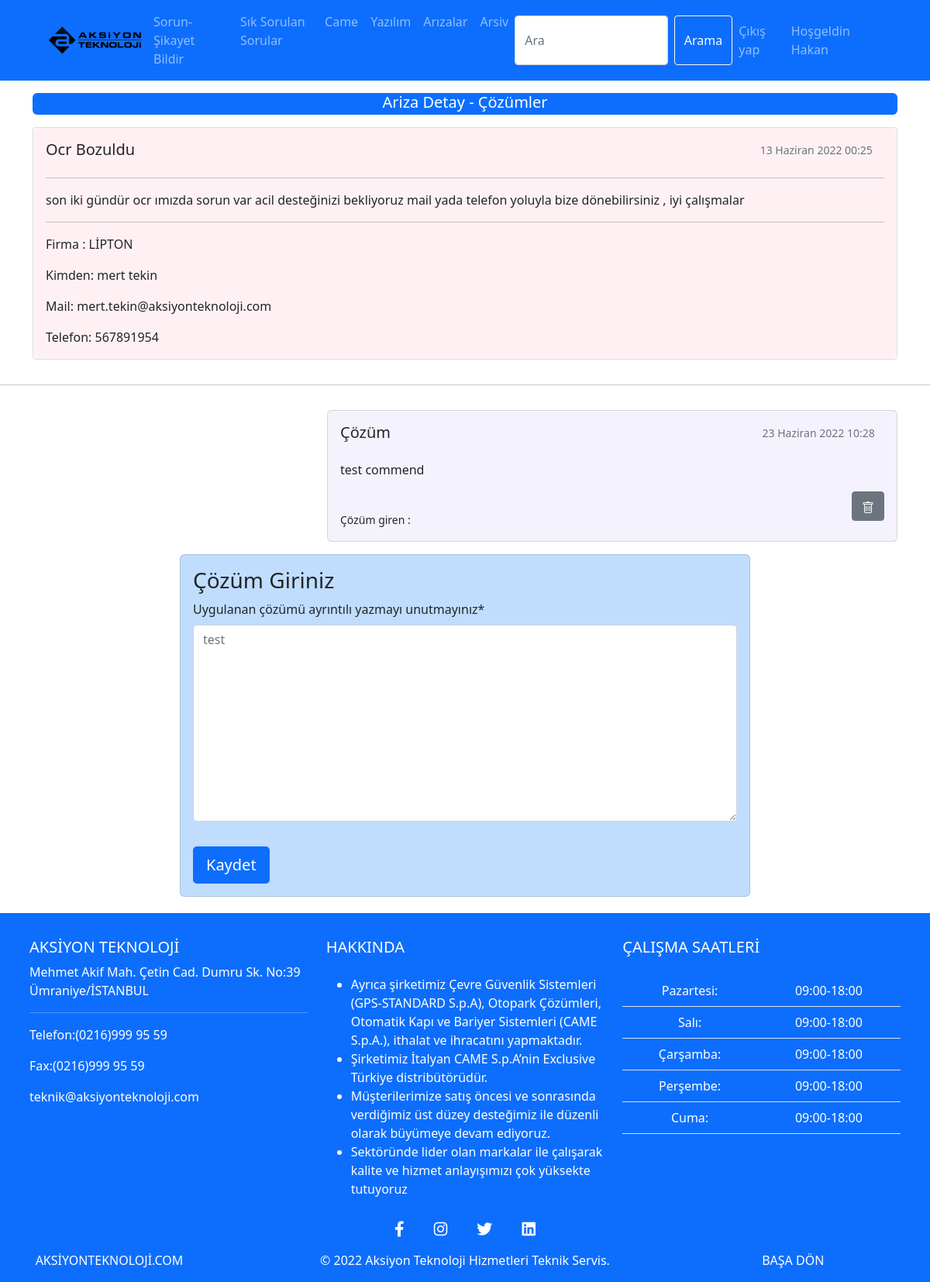
The app's page /ariza/detay/ocr-bozuldu-1 (signed in) with its own data.
### tickets/models.py (models this page shows, shortened)
class Ariza(models.Model):
    gelenMail = models.CharField(max_length=50)
    gelenAdSoyad = models.CharField(max_length=50)
    gelenTelefon = models.CharField(max_length=12)
    gelenKonu = models.CharField(max_length=50)
    gelenAciklama = models.TextField(max_length=2000)
    slug = models.SlugField(null=True,
                            db_index=True, blank=True, editable=False, unique=True)
    firma_bilgi = models.ForeignKey(
        Firma, null=True, on_delete=models.CASCADE, blank=True, default=35, editable=False)
    update_time = models.DateTimeField(auto_now_add=False, auto_now=True)
    create_time = models.DateTimeField(auto_now_add=True, auto_now=False)
    CozumVarMı = models.BooleanField(default=False)
    Arsivmi = models.BooleanField(default=False)

class Firma(models.Model):
    FirmaName = models.CharField(max_length=100, null=True, blank=True)
    FirmaYetkilisi = models.CharField(max_length=50, null=True, blank=True)
    FirmaİletisimMail = models.CharField(max_length=50, null=True, blank=True)
    FirmaİletisimTelefon = models.CharField(
        max_length=50, null=True, blank=True)
    slug = models.SlugField(null=False,
                            db_index=True, blank=True, editable=False)
    def __str__(self):
        return f"{self.FirmaName}"

class Comment(models.Model):
    hangi_ariza = models.ForeignKey(
        Ariza, on_delete=models.CASCADE, related_name='comments')
    göndericiUser = UserForeignKey(auto_user_add=True)
    yorum = models.TextField()
    created_on = models.DateTimeField(auto_now_add=True)
    active = models.BooleanField(default=True)
    class Meta:
        ordering = ['created_on']

### tickets/views.py (the view)
# urls.py: path('ariza/detay/<slug:slug>', views.arizaDetay, name="arizaDetay"),
def arizaDetay(request, slug):
    if request.user.is_authenticated:
        template_name = 'arizaDetay.html'
        hangi_ariza = get_object_or_404(Ariza, slug=slug)
        comments = hangi_ariza.comments.filter(active=True)
        new_comment = None
        if request.method == "POST":
            comment_form = CommentForm(data=request.POST)
            if comment_form.is_valid():
                hangi_ariza.CozumVarMı = True
                new_comment = comment_form.save(commit=False)
                new_comment.hangi_ariza = hangi_ariza
                hangi_ariza.save()
                new_comment.save()
                return redirect("arizalar")
        else:
            comment_form = CommentForm()
        detayid = Ariza.objects.get(slug=slug)
        return render(request, template_name, {
            "detayid": detayid,
            'post': hangi_ariza,
            'comments': comments,
            'new_comment': new_comment,
            'comment_form': comment_form,
        })
    else:
        return redirect("tickets")

### tickets/forms.py
class CommentForm(forms.ModelForm):
    class Meta:
        model = Comment
        fields = ('yorum',)
        labels = {
            "yorum": "Uygulanan çözümü ayrıntılı yazmayı unutmayınız",
        }
        widgets = {
            "yorum": widgets.Textarea(attrs={"class": "form-control", "placeholder": "test"}),
        }

### tickets/templates/arizaDetay.html (shortened to what this page needs)
{% extends "basee.html" %}
{% block content %}
{% load crispy_forms_tags %}
    {% include 'partials/_navbar.html' %}
    <div class=" container mt-3">
        <div class="row">
            <div class="col-12">
              <h5 class="bas text-center mb-3">Ariza Detay - Çözümler</h5>
              <div class="card mb-3">
                  <div class="row g-0">
                    <div class="col-md-12">
                      <div class="anamesaj card-body">
                        <div class="row">
                          <div class="col-10">
                            <h5 class="card-title">{{detayid.gelenKonu}}</h5>
                          </div>
                              <div class="col-2 ">
                              <p  class="card-text " ><small  class="text-muted" >{{detayid.create_time}}</small></p>                              </div>
                         </div>
                              <hr>
                              <p class="card-text">{{detayid.gelenAciklama|safe}}</p>
                              <hr>
                              <p class="card-text">Firma : {{detayid.firma_bilgi}}</p>
                              <p class="card-text">Kimden: {{detayid.gelenAdSoyad}}</p>
                              <p class="card-text">Mail: {{detayid.gelenMail}}</p>
                              <p class="card-text">Telefon: {{detayid.gelenTelefon}} </p>
                      </div>
                    </div>
                  </div>
                </div>
            </div>
        </div>
    </div>
     <hr>
        <div class="container mt-3">
          <div class="row">
            <div class="col-4">
            </div>
            <div class="col-8">
              {% for comment in comments %}
              {% if comment.active == 1 %}
             <div class="cözümmesaj card mt-3">
              <div class="card-body">
                <div class="row">
                  <div class="col-9">
                   <h5 class="card-title">Çözüm</h5>
                  </div>
                  <div class="col-3">
                    <small class="text-muted">       {{ comment.created_on }} </small>
                  </div>
                </div>
                <p class="card-text">       {{ comment.yorum | linebreaks }}</p>
                <div class="row">
                  <div class="col-10">
                  <small> <br class="text-muted">  Çözüm giren : {{comment.göndericiUser }} </br></small>
                  </div>
                  <div class="col-2" style="float:right;" >
                    <form id="yorum-sil" action="" method="post">
                    <a href="{% url 'yorumSil' comment.id %}">
                    <button  type="button" class="btn btn-secondary " style="float:right;">
                    </button>
                  </a>
                  </form>
                  </div>
                </div>
              </div>
            </div>
            {% endif %}
           {% endfor %}
          </div>
      </div>
    </div>
    <div class="container mt-3">
    <div class="row">
      <div class="col-2"></div>
      <div class="col-8">
        <div class="newmesaj card mb-3">
            <div class="row g-0">
              <div class="col-md-12">
                <div class=" card-body">
                  {% if new_comment %}
                  <div class="alert alert-success" role="alert">
                    Çözümünüz Alınmıştır
                  </div>
                  {% else %}
                  <h3>Çözüm Giriniz</h3>
                  <form id="yorum-ekle" method="post" style="margin-top: 0.5em;">
                    {{ comment_form | crispy }}
                    <button type="submit" class="btn btn-primary  btn-lg mt-3">Kaydet</button>
                  </form>
                  {% endif %}
                </div>
              </div>
            </div>
          </div>
        </div>
      <div class="col-2"></div>
      </div>
    </div>
    {% endblock %}

### templates/basee.html (shortened to what this page needs)
{% load static %}
<!DOCTYPE html>
<html lang="tr">
    <link rel="stylesheet" href="{% static 'css/bootstrap.min.css' %}">
    <link rel="stylesheet" href="{% static 'css/font-awesome.css' %}">
    <link rel="stylesheet" href="{% static 'css//all.min.css' %}">
    <link
  href="http://cdnjs.cloudflare.com/ajax/libs/font-awesome/4.3.0/css/font-awesome.css"
  rel="stylesheet"  type='text/css'>
     <link rel="stylesheet" href="https://cdnjs.cloudflare.com/ajax/libs/font-awesome/6.1.1/css/all.min.css">
</head>
<body>
    {% block content %}  {% endblock %}
</body>
<footer class="hidden-mobile bottom text-white text-center bg-primary">
    <div class="row text-white">
        <div class="col-3 text-white text-center " >
           <a href="https://aksiyonteknoloji.com/" style="color:#ffffff;text-decoration: none;" target="blank" class="text-uppercase mb-4">aksiyonteknoloji.com</a>
        </div>
        <div class="col-6 text-center">
            <p>© 2022 Aksiyon Teknoloji Hizmetleri Teknik Servis.  </p>
        </div>
        <div class="col-3 text-white text-center">
            <p class="float-end"><a href="#">Başa Dön</a></p>
           <a href="#" style="color:#ffffff;text-decoration: none;" taget="blank" class="text-uppercase mb-4">Başa Dön</a>
        </div>
    </div>
</footer>
    <footer class="bottom2 text-white text-center text-lg-start bg-primary">
    <div class="container p-2">
      <div class="row mt-4">
        <div class="col-lg-4 mb-md-0 text-white">
         <h5>  <a href="https://aksiyonteknoloji.com/" style="color:#ffffff;text-decoration: none;" taget="blank" class="text-uppercase mb-4">AKSİYON TEKNOLOJİ </a> </h5>
          <p>
            Mehmet Akif Mah. Çetin Cad. Dumru Sk. No:39 Ümraniye/İSTANBUL
          </p>
          <hr>
          <p>Telefon:(0216)999 95 59</p>
          <p>Fax:(0216)999 95 59</p>
          <p>teknik@aksiyonteknoloji.com</p>
        </div>
        <div class="col-lg-4 col-md-6 mb-md-0">
          <h5 class="text-uppercase mb-4">Hakkında</h5>
          <table class="table text-center text-white">
            <p>
              <ul>
                <li>
                  Ayrıca şirketimiz Çevre Güvenlik Sistemleri (GPS-STANDARD S.p.A), Otopark Çözümleri, Otomatik Kapı ve Bariyer Sistemleri (CAME S.p.A.), ithalat ve ihracatını yapmaktadır.
                </li>
                <li>
                  Şirketimiz İtalyan CAME S.p.A’nin Exclusive Türkiye distribütörüdür.
                </li>
                <li>
                  Müşterilerimize satış öncesi ve sonrasında verdiğimiz üst düzey desteğimiz ile düzenli olarak büyümeye devam ediyoruz.
                </li>
                <li>
                  Sektöründe lider olan markalar ile çalışarak kalite ve hizmet anlayışımızı çok yüksekte tutuyoruz
                </li>
              </ul>
            </p>
            <div class="row mb-">
              <div class="col-lg-12 mb-md-0">
                <div class=" text-center">
                  <a href=""type="button" class="btn btn-floating btn-primary btn-lg"><i class="fab fa-facebook-f"></i></a>
                  <a href="https://www.instagram.com/aksiyonteknoloji/?hl=tr" target="blank" type="button" class="btn btn-floating btn-primary btn-lg"><i class="fab fa-instagram"></i></a>
                  <a type="button" class="btn btn-floating btn-primary btn-lg"><i class="fab fa-twitter"></i></a>
                  <a href="https://www.linkedin.com/company/aksi%CC%87yon-teknoloji%CC%87-hi%CC%87zmetleri%CC%87-ti%CC%87c-ltd-%C5%9Fti%CC%87/" target="blank"type="button" class="btn btn-floating btn-primary btn-lg"><i class="fab fa-linkedin"></i></a>
                </div>
          </table>
        </div>
        <div class="col-lg-4 col-md-6 mb-md-0">
          <h5 class="text-uppercase mb-4">Çalışma Saatleri</h5>
          <table class="table text-center text-white">
            <tbody class="font-weight-normal">
              <tr>
                <td>Pazartesi:</td>
                <td>09:00-18:00</td>
              </tr>
              <tr>
                <td>Salı:</td>
                <td>09:00-18:00</td>
              </tr>
              <tr>
                <td>Çarşamba:</td>
                <td>09:00-18:00</td>
              </tr>
              <tr>
                <td>Perşembe:</td>
                <td>09:00-18:00</td>
              </tr>
              <tr>
                <td>Cuma:</td>
                <td>09:00-18:00</td>
              </tr>
            </tbody>
          </table>
        </div>
      </div>
    </div>
  </footer>
  <footer>
    <div class="sosyal container ">
        </div>
  </footer>
</html>

### tickets/templates/partials/_navbar.html (shortened to what this page needs)
{% load static %}
<nav class="navbar navbar-expand-lg navbar-dark bg-primary">
    <div class="mx-5 container-fluid" >
      <a href="{% url 'tickets' %}" title=""><img src="{% static 'img/akslogok.png' %}" class="img-responsive" width="130" ></a>
      <div class="collapse navbar-collapse" id="navbarColor02">
        <ul class="navbar-nav me-auto mb-2 mb-lg-0">
          <li class="nav-item">
            <a class="nav-link" href="{% url 'tickets' %}">Sorun-Şikayet Bildir</a>
          </li>
          <li class="nav-item">
            <a class="nav-link" href="{% url 'sss' %}">Sık Sorulan Sorular</a>
          </li>
          <li class="nav-item">
            <a class="nav-link" href="{% url 'came' %}">Came</a>
          </li>
          <li class="nav-item">
            <a class="nav-link" href="{% url 'yazilim' %}">Yazılım</a>
          </li>
          {% if user.is_authenticated %}
          <li class="nav-item">
            <a class="nav-link" href="{% url 'arizalar' %}">Arızalar</a>
          </li>
          <li class="nav-item">
            <a class="nav-link" href="{% url 'arsiv' %}">Arsiv</a>
          </li>
          {% endif %}
        </ul>
        <ul class="mx-2 navbar-nav ms-auto mb-2 mb-lg-0">
          <form action="{% url 'post_search' %}" method="post" class="d-flex" role="search">
            <input name="search_data" class="form-control me-2" type="search" placeholder="Ara" aria-label="Search">
            <button class="btn btn-outline-light" type="submit">Arama</button>
          </form>
          {% if user.is_authenticated %}
          <li class="nav-item">
            <a class="nav-link" href="{% url 'logout' %}">Çıkış yap</a>
          </li>
          <li class="nav-item">
            <a class="nav-link" href="{% url 'paylasimgir' %}">Hoşgeldin {{user.first_name}}</a>
          </li>
          {% endif %}
        </ul>
      </div>
    </div>
  </nav>

### templates/basee.html (style rules this page uses)
.bottom { position: fixed; background-color: rgb(231, 231, 244); width: 100%; bottom: 0px; text-align: center; padding-top: 10px; }
.bottom2 { position: static; background-color: rgb(231, 231, 244); width: 100%; text-align: center; padding-top: 0em; height: auto !important; width: auto\9; max-height: 10%; }
.sosyal { position: static; width: 100%; bottom: 10px; text-align: center; padding-top: 10px; height: 10%; }
.container { margin-bottom: 5px; }

### tickets/templates/arizaDetay.html (style rules this page uses)
.anamesaj { background-color: rgba(255, 199, 207, 0.26); border-radius: 6px; }
.cözümmesaj { background-color: rgba(210, 208, 247, 0.25); border-radius: 6px; }
.newmesaj { background-color: rgba(16, 126, 252, 0.26); border-radius: 6px; }
.bas { border-radius: 6px; position: relative; background-color: rgb(13,110,253); margin-bottom: 2px; padding-bottom: 4px; color: rgb(255, 255, 255); }

### records on screen
Ariza: gelenKonu "Ocr Bozuldu", create_time "13 Haziran 2022 00:25", gelenAciklama "son iki gündür ocr ımızda sorun var acil desteğinizi bekliyoruz mail yada telefon yoluyla bize dönebilirsiniz , iyi çalışmalar", firma_bilgi "LİPTON", gelenAdSoyad "mert tekin", gelenMail "mert.tekin@aksiyonteknoloji.com", gelenTelefon "567891954"
Comment: created_on "23 Haziran 2022 10:28", yorum "test commend"

### other values on screen
{{ user.first_name }} "Hakan"
